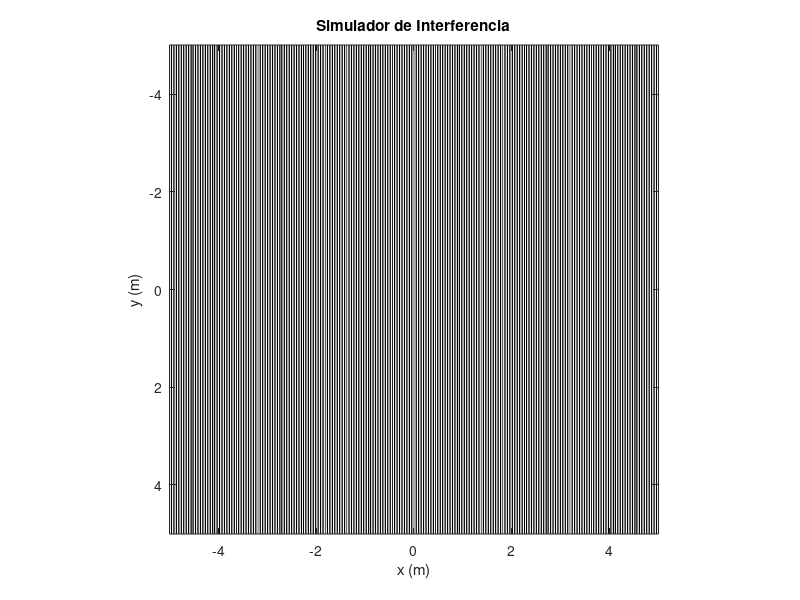

Write the MATLAB code that produced this figure.
% Parámetros de la simulación
lambda = 633e-9;           % Longitud de onda (en metros)
k = 2*pi/lambda;           % Número de onda
theta1 = 0;                % Ángulo de incidencia de la primera onda
theta2 = pi;            % Ángulo de la segunda onda (más cercano para franjas más anchas)

% Malla espacial (más pequeña para acercar el patrón)
L = 5;                  % Tamaño del plano (1 mm)
N = 1000;                  % Resolución
x = linspace(-L, L, N);
y = linspace(-L, L, N);
[X, Y] = meshgrid(x, y);

% Definición de ondas
E1 = exp(1i * k * (X * cos(theta1) + Y * sin(theta1)));
E2 = exp(1i * k * (X * cos(theta2) + Y * sin(theta2)));

% Interferencia
I = abs(E1 + E2).^2;

% Visualización en blanco y negro
figure;
imagesc(x, y, I);
axis image;
colormap gray;            % Escala de grises
title('Simulador de Interferencia');
xlabel('x (m)');
ylabel('y (m)');